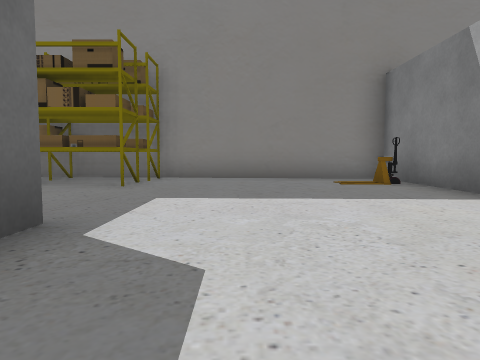
View 1 (above)

16 first-person views from a walk through a robot-simulator world made for Gazebo. The camera is 0.5 m above the floor, tilts 4° down and sees 70° across. The floor is counted in squares, 1 m on a side. Each view is taken from the middle of a square. On the plan, view 1 faces up. The plan holds only what a view shows up to about 9 squares ahead; the rest is blank. The robots in the file are not drawn. Some surface patterns are stand-ins.

View 2
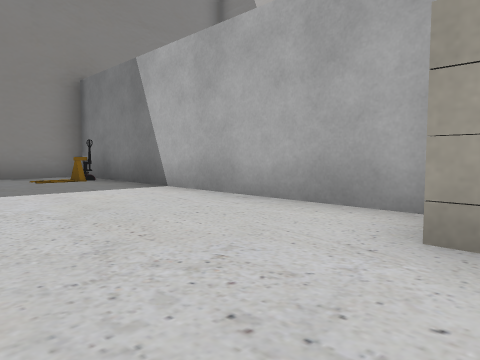

View 3
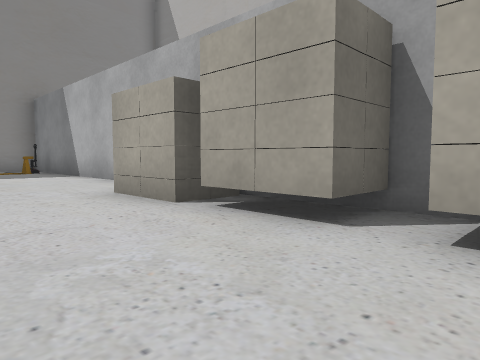

View 4
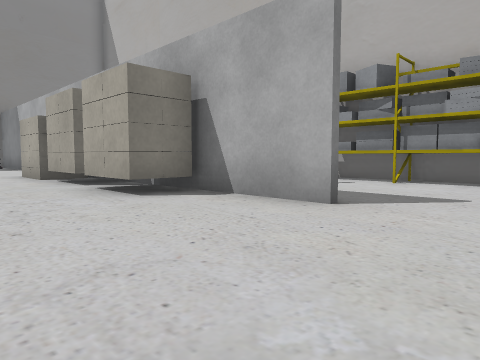

View 5
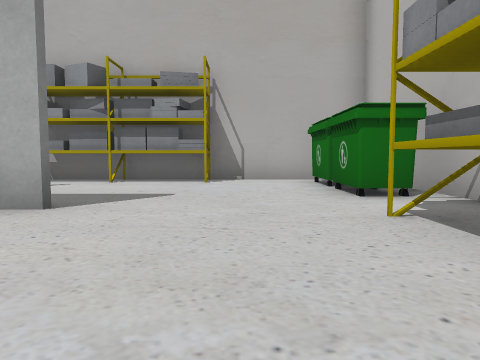

View 6
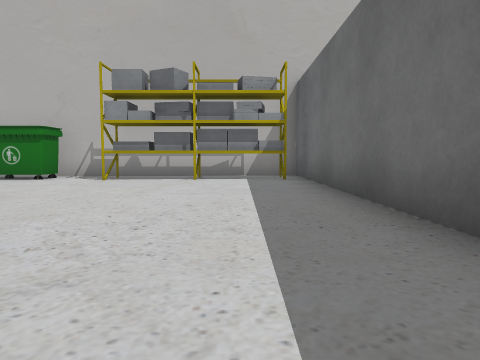

View 7
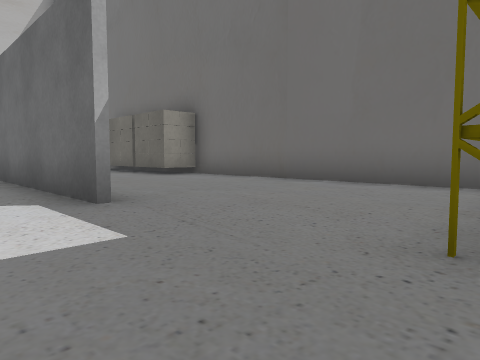

View 8
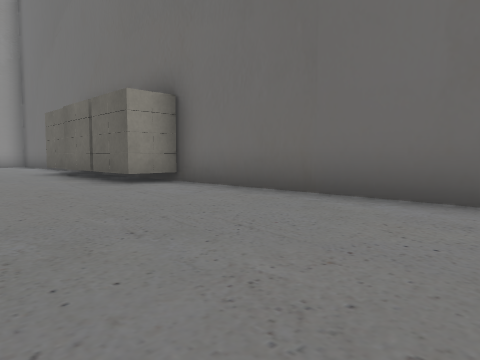

View 9
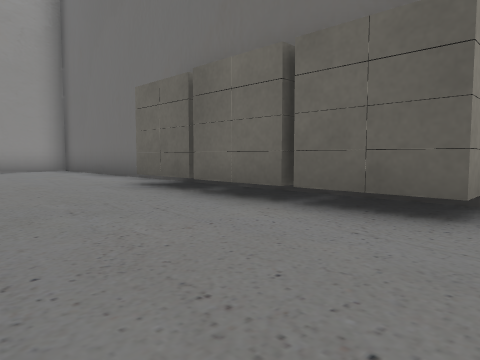

View 10
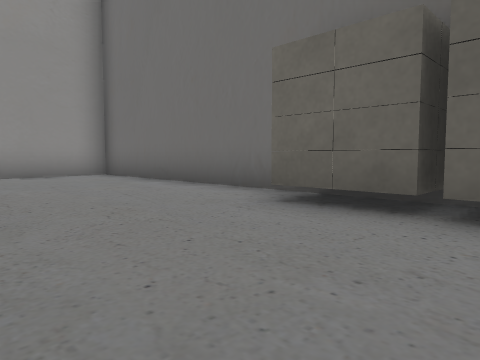

View 11
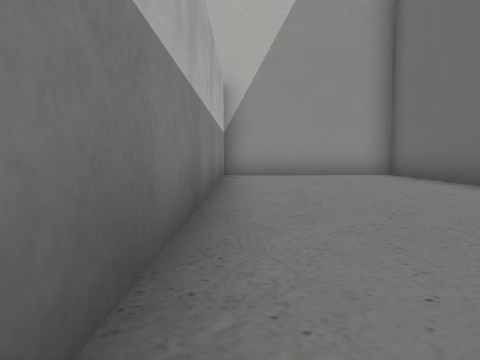

View 12
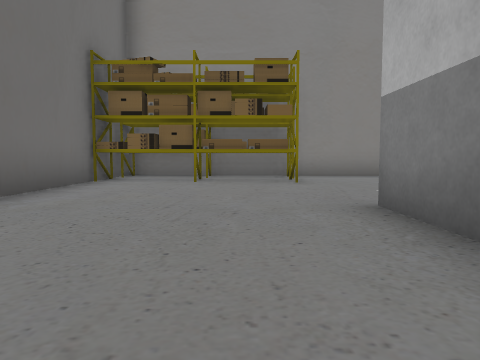

View 13
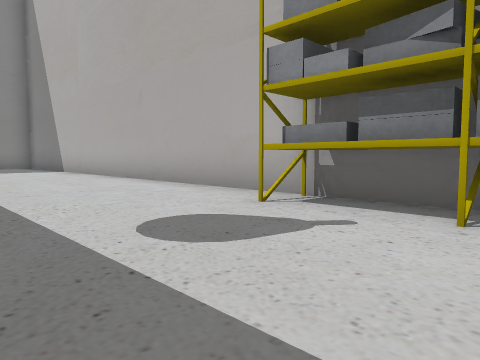

View 14
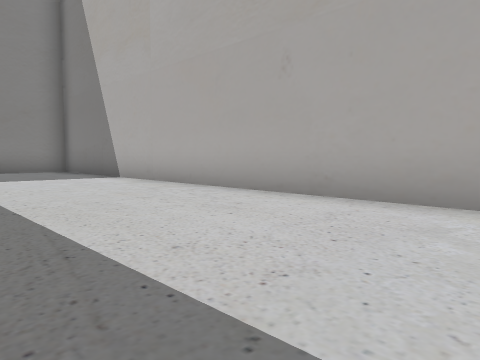

View 15
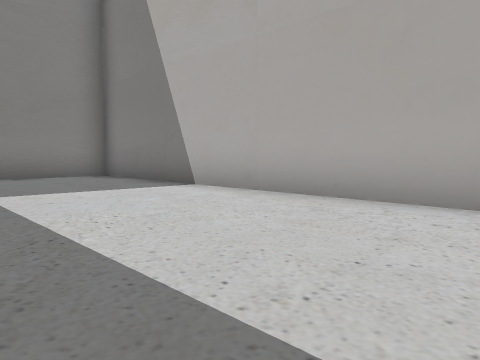

View 16
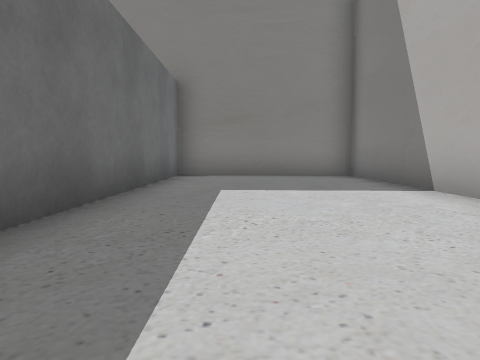

### Floor plan
Points are (right, up) in squares from view 1. A wall is a line through its corners. A room is listed if a view was taken in it or the views show most of it. See-through windows are left out.
Room 1 (views 1, 2, 3, 4, 5, 6, 7, 8, 9, 10, 11, 12, 13, 14, 15, 16)
walls: (3.3, -0.6) (3.3, 7.9); (-1.4, -6) (-1.4, -10.5); (-1.6, 1) (-1.6, 2.5); (3.3, -8.1) (3.3, -3.5); (-1.4, 2.5) (-1.4, -2.2); (-1.6, -10.4) (-1.6, -4.5); (3.4, 7.9) (3.4, 1.1); (-5.9, -12.8) (7.9, -12.8) (7.9, 7.8) (-5.9, 7.8) (-5.9, -12.8)
objects: other object (-5, -6) to (-5, -5); other object (-5, -4); other object (-5, -3) to (-5, -2); shelf (-5, 6) to (-2, 6); shelf (-5, 7) to (-2, 7); shelf (-1, -12) to (3, -11); other object (2, -5) to (3, -5); other object (2, -3) to (3, -3); other object (2, -1) to (3, -1); pallet (3, 6); bin (5, -12) to (6, -12); bin (7, -12); shelf (7, -9) to (7, -6)

Positions as (right, up) in squares from view 1, and headings:
1: (0, 0), facing up
2: (0, -1), facing up-right
3: (0, -5), facing up-right
4: (0, -10), facing up-right
5: (0, -10), facing right
6: (0, -4), facing down
7: (0, 6), facing down-left
8: (-2, 4), facing down-left
9: (-2, -1), facing down-left
10: (-2, -4), facing down-left
11: (-2, -4), facing down
12: (-3, -1), facing up
13: (4, -8), facing up-right
14: (4, -4), facing up-right
15: (4, -1), facing up-right
16: (5, -1), facing up
